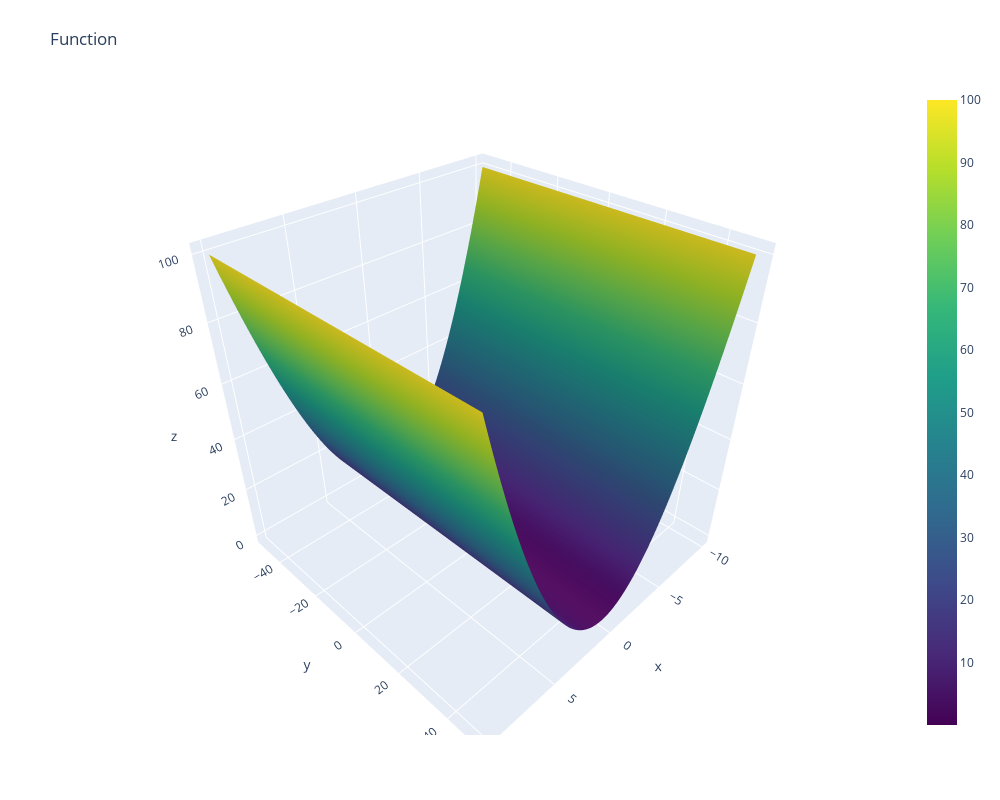

Notebook source saved alongside this figure:
### Code cell
import plotly.graph_objects as go

X = np.linspace(-10,  10, 100)
Y = np.linspace(-50,  50, 100)
inp = np.meshgrid(X, Y)
Z = inp[0] ** 2
fig = go.Figure(data=[go.Surface(z=Z, x=inp[0], y=inp[1], colorscale="Viridis")])

fig.update_layout(title='Function', autosize=False,
                  width=1000, height=800,
                  margin=dict(l=65, r=50, b=65, t=90))

fig.show()

### Figure 1 — Plotly figure (JSON) as saved in the notebook; plotly's stock layout.template omitted (floating-point values rounded to 4 significant figures; data arrays with more than 128 entries replaced by an {"elided": "..."} marker saying what was removed)
{"data": [{"colorscale": [[0, "#440154"], [0.1111, "#482878"], [0.2222, "#3e4989"], [0.3333, "#31688e"], [0.4444, "#26828e"], [0.5556, "#1f9e89"], [0.6667, "#35b779"], [0.7778, "#6ece58"], [0.8889, "#b5de2b"], [1, "#fde725"]], "type": "surface", "x": {"elided": "100x100 float values"}, "y": {"elided": "100x100 float values"}, "z": {"elided": "100x100 float values"}}], "layout": {"autosize": false, "height": 800, "margin": {"b": 65, "l": 65, "r": 50, "t": 90}, "title": {"text": "Function"}, "width": 1000}}
